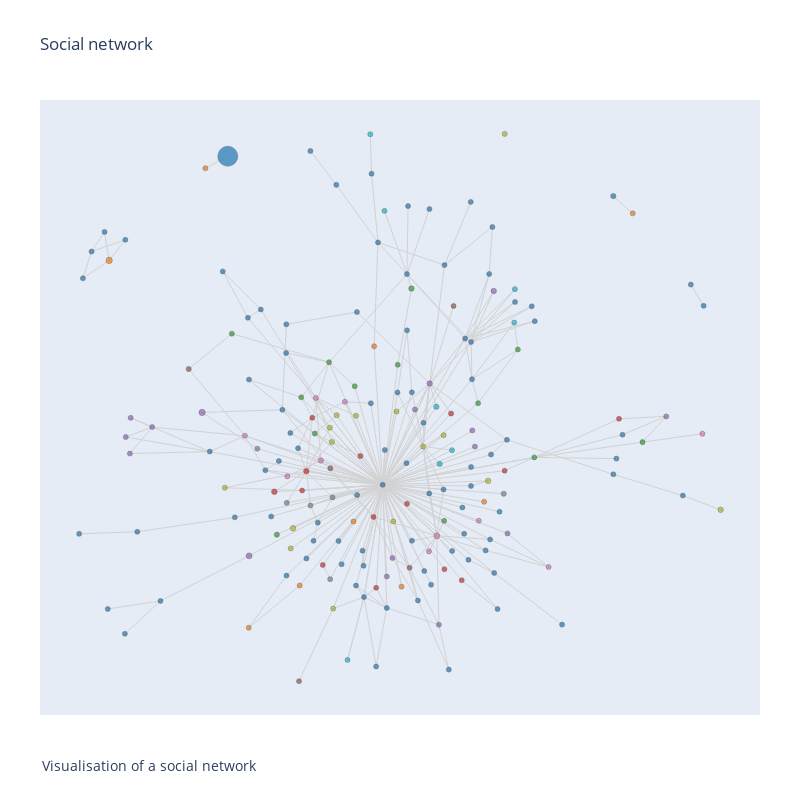

Notebook code cell kept with this figure:
### Code cell
graph_fig.show()

### Figure 1 — Plotly figure (JSON) as saved in the notebook; plotly's stock layout.template omitted (floating-point values rounded to 4 significant figures; data arrays with more than 128 entries replaced by an {"elided": "..."} marker saying what was removed)
{"data": [{"hoverinfo": "none", "line": {"color": "rgb(210,210,210)", "width": 1}, "mode": "lines", "type": "scatter", "x": {"elided": "999 float values"}, "y": {"elided": "999 float values"}}, {"hoverinfo": "text", "marker": {"color": {"elided": "669 str values"}, "line": {"color": "rgb(50,50,50)", "width": 0.5}, "size": {"elided": "669 float values"}, "symbol": "circle-dot"}, "mode": "markers", "name": "ntw", "text": {"elided": "669 str values"}, "type": "scatter", "x": {"elided": "187 float values"}, "y": {"elided": "187 float values"}}], "layout": {"annotations": [{"font": {"size": 14}, "showarrow": false, "text": "Visualisation of a social network", "x": 0, "xanchor": "left", "xref": "paper", "y": -0.1, "yanchor": "bottom", "yref": "paper"}], "autosize": false, "font": {"size": 12}, "height": 800, "hovermode": "closest", "margin": {"b": 85, "l": 40, "r": 40, "t": 100}, "showlegend": false, "title": {"text": "Social network"}, "width": 800, "xaxis": {"showgrid": false, "showline": false, "showticklabels": false, "title": {"text": ""}, "zeroline": false}, "yaxis": {"showgrid": false, "showline": false, "showticklabels": false, "title": {"text": ""}, "zeroline": false}}}
